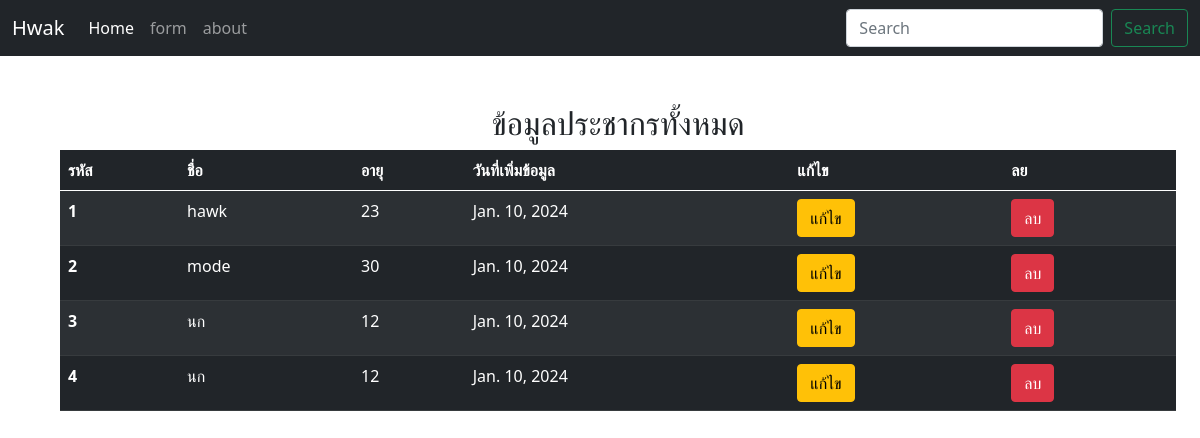
Before: / with the older database file.
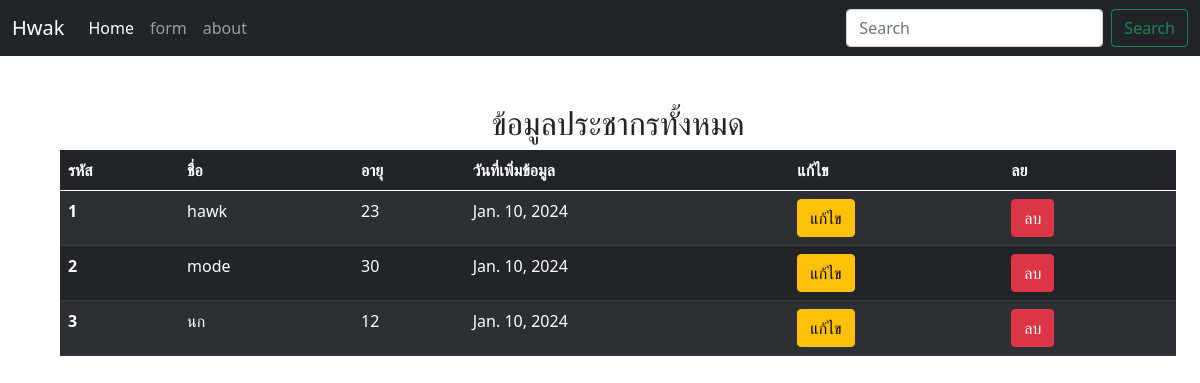
After: the same page with the newer database file.
### myapp/models.py (models this page shows, shortened)
class Person(models.Model):
    name = models.CharField(max_length=100)
    age = models.IntegerField()
    date = models.DateField(auto_now_add = True)

### myapp/views.py (the view)
# urls.py: path('', views.my_view, name='my_view'),
def my_view(request):
    all_persion = Person.objects.all()
    return render(request,'index.html',{"all_persion":all_persion})

### myapp/templates/index.html (shortened to what this page needs)
{% extends "base.html" %}
{% block content %}
    <h2 class="text-center">ข้อมูลประชากรทั้งหมด</h2>
    <table class="table table-dark table-striped">
        <thead>
           <tr>
                <th scope="col">รหัส</th>
                <th scope="col">ชื่อ</th>
                <th scope="col">อายุ</th>
                <th scope="col">วันที่เพิ่มข้อมูล</th>
                <th scope="col">แก้ไข</th>
                <th scope="col">ลย</th>
           </tr>
        </thead>
        <tbody>
            {% for person in all_persion %}
            <tr>
                <th scope="row">{{person.id}}</th>
                <td>{{person.name}}</td>
                <td>{{person.age}}</td>
                <td>{{person.date}}</td>
                <td><a href="edit/{{person.id}}" class="btn btn-warning">แก้ไข</a></a></td>
                <td><a href="delete/{{person.id}}" class="btn btn-danger" onclick="return confirm('คูณต้องการลบ {{person.name}} หรือไม่ ?')">ลบ</a></td>
            </tr>
            {% endfor %}
        </tbody>
    </table>
{% endblock %}

### myapp/templates/base.html (shortened to what this page needs)
<!DOCTYPE html>
<html lang="en">
<head>
    <link href="https://cdn.jsdelivr.net/npm/bootstrap@5.0.2/dist/css/bootstrap.min.css" rel="stylesheet">
</head>
<body>
    <nav class="navbar navbar-expand-lg navbar-dark bg-dark">
        <div class="container-fluid">
          <a class="navbar-brand" href="/">Hwak</a>
          <div class="collapse navbar-collapse" id="navbarSupportedContent">
            <ul class="navbar-nav me-auto mb-2 mb-lg-0">
              <li class="nav-item">
                <a class="nav-link active" aria-current="page" href="/">Home</a>
              </li>
              <li class="nav-item">
                <a class="nav-link" href="/form">form</a>
              </li>
              <li class="nav-item">
                <a class="nav-link" href="/about">about</a>
              </li>
            </ul>
            <form class="d-flex">
              <input class="form-control me-2" type="search" placeholder="Search" aria-label="Search">
              <button class="btn btn-outline-success" type="submit">Search</button>
            </form>
          </div>
        </div>
      </nav>
    <div class="container mx-5 my-5">
        {% block content %}
        {% endblock %}
    </div>
</body>
</html>

Changed rows visible on the page:
removed Person: id "4", name "นก", age "12", date "Jan. 10, 2024"
